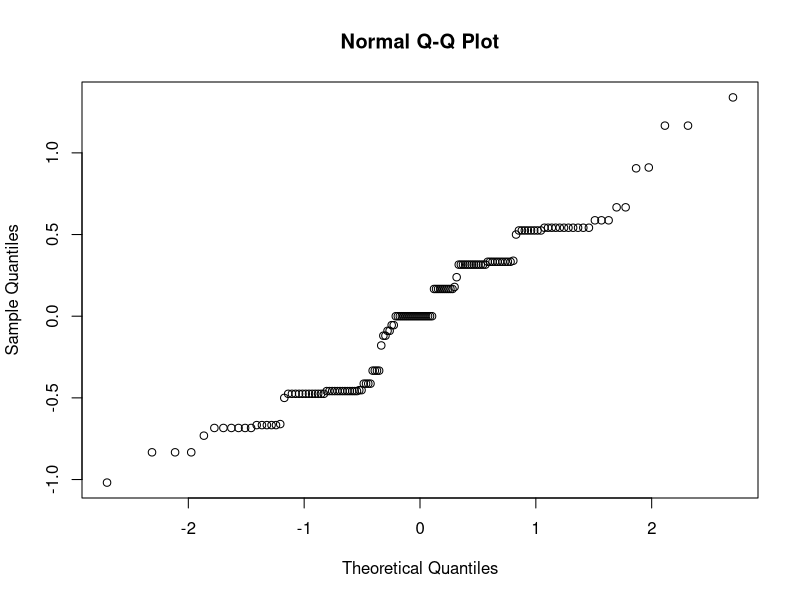
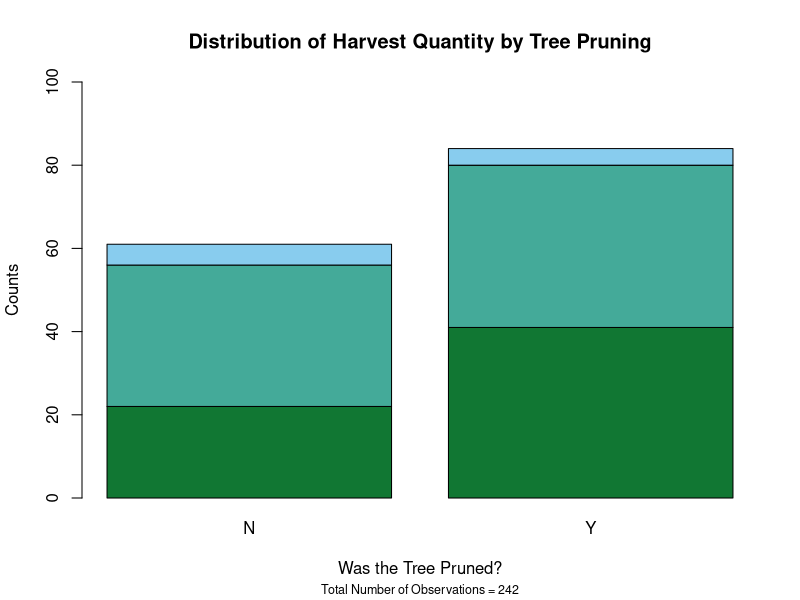

Reproduce these figures in R, in order.
## ---- chunk 1
knitr::opts_chunk$set(echo = TRUE)
#Read in libraries
library(ggplot2)
library(ggpubr)
library(RColorBrewer)
library(plyr)

## Read in data set
apples <- read.csv(file="appleHarvest.csv")
apples$city <- NULL

## Change categorical variables to numeric variables
apples$harvest <- revalue(apples$harvest, c("Minimal"="1", "Normal"="2", "Above average"="3"))
apples$harvest <- as.numeric(apples$harvest)

## Change Yes and No to single letters
apples$pruned <- revalue(apples$pruned, c("Yes"="Y", "No"="N"))
apples$pruned <- as.factor(apples$pruned)

apples$elevation <- as.factor(apples$elevation)

apples$harvest
summary(apples$harvest)

na.omit(apples)
## ---- chunk 2
##Chi-Square Test
chisq.test(apples$pruned, apples$harvest)

##ANOVA

## ---- chunk 3
## Creating a linear model to try and determine whether pruning impacts apple harvest abundance
apple_lm <- lm(harvest ~ pruned + elevation, data = apples)
appleResids <- apple_lm$residuals
qqnorm(appleResids)

appleANOVA <- aov(apple_lm)
summary(appleANOVA)

TukeyHSD(appleANOVA, "elevation")

## ---- chunk 4
counts <- table(apples$harvest, apples$pruned)
summary(counts)
print(counts)

barplot(counts, main = "Distribution of Harvest Quantity by Tree Pruning", 
        cex.sub = 0.75, sub = "Total Number of Observations = 242",xlab = "Was the Tree Pruned?", 
        ylab = "Counts", ylim = c(0,100),col = c("#117733", "#44AA99", "#88CCEE"))
